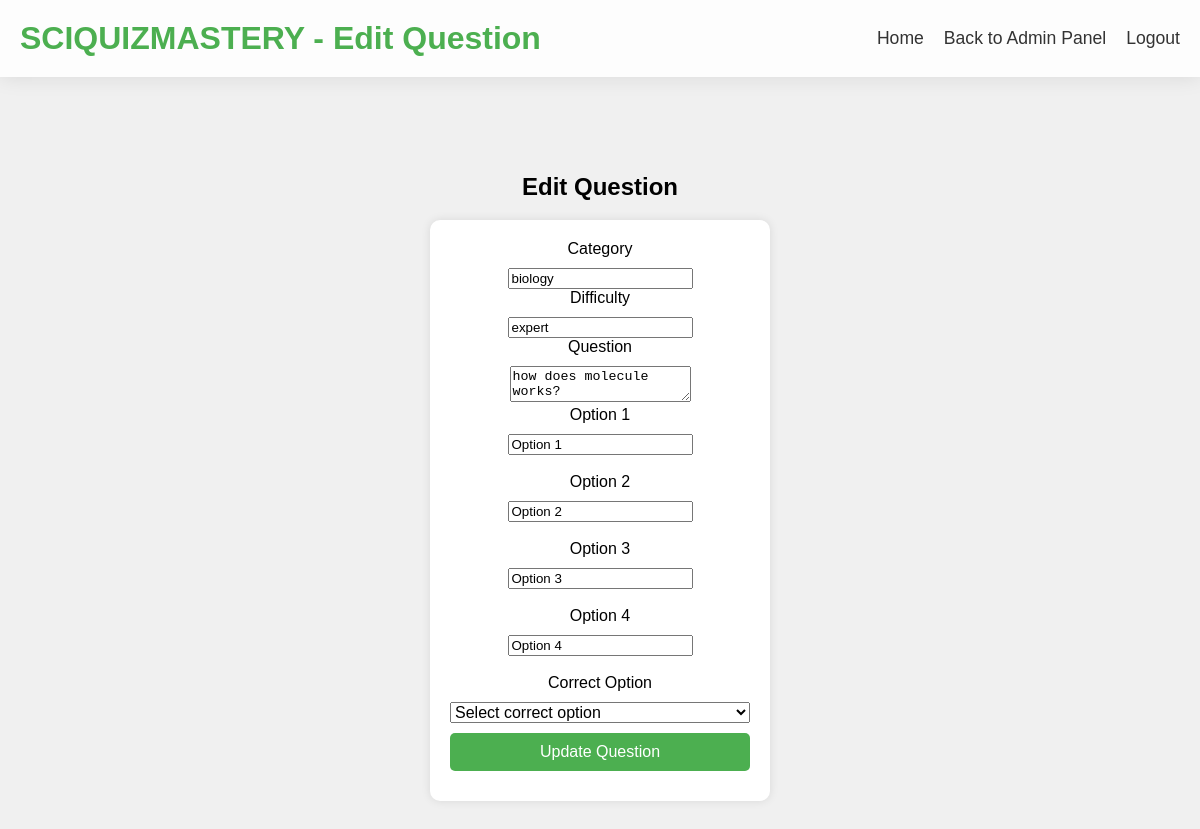
Page /edit_question.php?id=5 on the committed database.
### tables this page shows
CREATE TABLE `questions` (
  `id` int(11) NOT NULL,
  `category` varchar(50) DEFAULT NULL,
  `difficulty` varchar(50) DEFAULT NULL,
  `question` text DEFAULT NULL,
  `option1` varchar(255) DEFAULT NULL,
  `option2` varchar(255) DEFAULT NULL,
  `option3` varchar(255) DEFAULT NULL,
  `option4` varchar(255) DEFAULT NULL,
  `correct_option` int(11) DEFAULT NULL
);

### edit_question.php (the view, shortened to what this page needs)
<?php
$host = 'localhost';
$db = 'webapp';
$user = 'root';
$pass = '';
$conn = new mysqli($host, $user, $pass, $db);
$id = $_GET['id'];
$sql = "SELECT * FROM questions WHERE id = $id";
$result = $conn->query($sql);
if ($result->num_rows == 1) {
    $row = $result->fetch_assoc();
    $category = $row['category'];
    $difficulty = $row['difficulty'];
    $question = $row['question'];
    $option1 = $row['option1'];
    $option2 = $row['option2'];
    $option3 = $row['option3'];
    $option4 = $row['option4'];
} else {
    echo "Question not found!";
}
?>
<!DOCTYPE html>
<html lang="en">
<head>
    <link rel="stylesheet" href="styles.css">
    <link rel="stylesheet" href="header.css">
</head>
<body>
    <header>
        <div class="header-container">
            <h1>SCIQUIZMASTERY - Edit Question</h1>
            <nav>
                <ul>
                    <li><a href="index.php">Home</a></li>
                    <li><a href="admin.php">Back to Admin Panel</a></li>
                    <li><a href="logout.php">Logout</a></li>
                </ul>
            </nav>
        </div>
    </header>
    <main>
        <div class="container">
            <h2>Edit Question</h2>
            <form action="update_question.php" method="post">
                <div class="form-group">
                    <label>Category</label>
                    <input type="text" name="category" value="<?php echo $category; ?>">
                </div>
                <div class="form-group">
                    <label>Difficulty</label>
                    <input type="text" name="difficulty" value="<?php echo $difficulty; ?>">
                </div>
                <div class="form-group">
                    <label>Question</label>
                    <textarea name="question"><?php echo $question; ?></textarea>
                </div>
                <div class="form-group">
                    <label>Option 1</label>
                    <input type="text" name="option1" value="<?php echo $option1; ?>">
                </div>
                <br>
                <div class="form-group">
                    <label>Option 2</label>
                    <input type="text" name="option2" value="<?php echo $option2; ?>">
                </div>
                <br>
                <div class="form-group">
                    <label>Option 3</label>
                    <input type="text" name="option3" value="<?php echo $option3; ?>">
                </div>
                <br>
                <div class="form-group">
                    <label>Option 4</label>
                    <input type="text" name="option4" value="<?php echo $option4; ?>">
                </div>
                <br>
                <div class="form-group">
                    <label>Correct Option</label>
                    <select name="correct_option">
                        <option value="">Select correct option</option>
                    </select>
                </div>
                <div class="form-group">
                    <button type="submit">Update Question</button>
                </div>
            </form>
        </div>
    </main>
</body>
</html>

### styles.css (style rules this page uses)
body { font-family: Arial, sans-serif; margin: 0; padding: 0; background-color: #f0f0f0; }
.container { display: flex; flex-direction: column; align-items: center; justify-content: center; height: 100vh; text-align: center; }
h1 { font-size: 2.5em; margin-bottom: 20px; }
form { background: white; padding: 20px; border-radius: 10px; box-shadow: 0 0 10px rgba(0, 0, 0, 0.1); width: 300px; }
label, select, button { display: block; width: 100%; margin-bottom: 10px; font-size: 1em; }
button { padding: 10px; background-color: #4CAF50; color: white; border: none; border-radius: 5px; cursor: pointer; }

### header.css (style rules this page uses)
.header-container { background: rgba(255, 255, 255, 0.9); padding: 20px; display: flex; justify-content: space-between; align-items: center; box-shadow: 0 0 20px rgba(0, 0, 0, 0.1); }
.header-container h1 { margin: 0; font-size: 2em; color: #4CAF50; }
.header-container nav ul { list-style-type: none; margin: 0; padding: 0; display: flex; }
.header-container nav ul li { margin-left: 20px; }
.header-container nav ul li a { text-decoration: none; color: #333; font-size: 1.1em; transition: color 0.3s ease; }

### rows in the picture
questions: category "biology", difficulty "expert", question "how does molecule works?", option1 "Option 1", option2 "Option 2", option3 "Option 3", option4 "Option 4"
